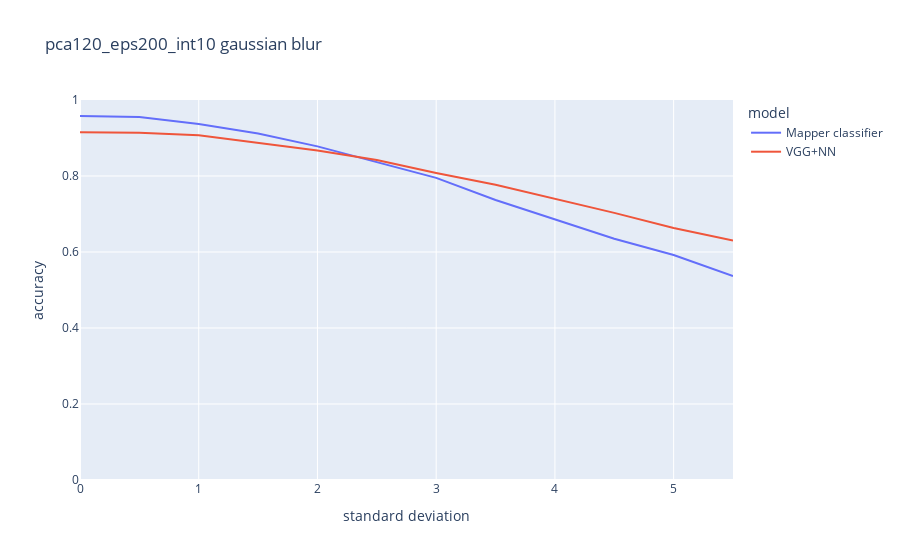

Notebook code for this chart:
### Code cell
fig = px.line(df,
              x="standard deviation",
              y="accuracy",
              color='model',
              title='pca120_eps200_int10 gaussian blur',
              range_y=[0,1])
fig.show()

### Figure 1 — Plotly figure (JSON) as saved in the notebook; plotly's stock layout.template omitted (floating-point values rounded to 4 significant figures)
{"data": [{"hovertemplate": "model=Mapper classifier<br>standard deviation=%{x}<br>accuracy=%{y}<extra></extra>", "legendgroup": "Mapper classifier", "line": {"color": "#636efa", "dash": "solid"}, "mode": "lines", "name": "Mapper classifier", "orientation": "v", "showlegend": true, "type": "scatter", "x": [0.0, 0.5, 1.0, 1.5, 2.0, 2.5, 3.0, 3.5, 4.0, 4.5, 5.0, 5.5], "xaxis": "x", "y": [0.958, 0.955, 0.937, 0.912, 0.878, 0.837, 0.795, 0.737, 0.685, 0.635, 0.592, 0.537], "yaxis": "y"}, {"hovertemplate": "model=VGG+NN<br>standard deviation=%{x}<br>accuracy=%{y}<extra></extra>", "legendgroup": "VGG+NN", "line": {"color": "#EF553B", "dash": "solid"}, "mode": "lines", "name": "VGG+NN", "orientation": "v", "showlegend": true, "type": "scatter", "x": [0.0, 0.5, 1.0, 1.5, 2.0, 2.5, 3.0, 3.5, 4.0, 4.5, 5.0, 5.5], "xaxis": "x", "y": [0.915, 0.914, 0.907, 0.887, 0.867, 0.842, 0.808, 0.777, 0.74, 0.703, 0.663, 0.63], "yaxis": "y"}], "layout": {"legend": {"title": {"text": "model"}, "tracegroupgap": 0}, "title": {"text": "pca120_eps200_int10 gaussian blur"}, "xaxis": {"anchor": "y", "domain": [0.0, 1.0], "title": {"text": "standard deviation"}}, "yaxis": {"anchor": "x", "domain": [0.0, 1.0], "range": [0, 1], "title": {"text": "accuracy"}}}}
